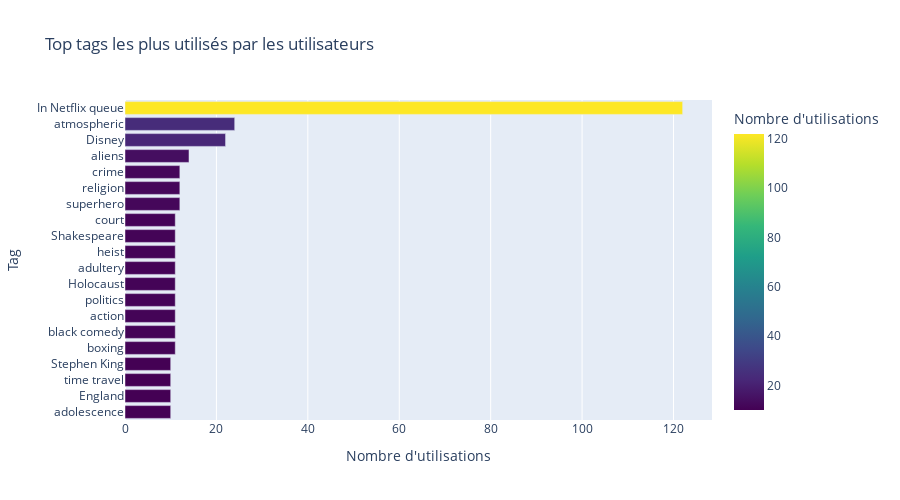

The cell this chart's notebook holds for it:
### Markdown cell above
## Top tags utilisés par les utilisateurs de la plateforme

### Code cell
#output_dir = Path("output")
#output_dir.mkdir(exist_ok=True)

tag_usage_file = output_dir / "user_tag_stats.parquet"
meta_file = output_dir / "meta_users_behavior.json"


# Recupération des métriques d'API pour surveiller les changements :

# analytics = client.get_analytics()

api_rating_count = analytics.rating_count
api_tag_count = analytics.tag_count

if meta_file.exists():
    with open(meta_file, 'r') as f:
        meta = json.load(f)
else:
    meta = {}

cached_rating_count = meta.get("rating_count", 0)
cached_tag_count = meta.get("tag_count", 0)

# tags souvent utilisés par certains utilisateurs

if tag_usage_file.exists() and cached_tag_count == api_tag_count:
    print("Chargement des données depuis le cache : tag utilsés")
    tag_usage_df = pd.read_parquet(tag_usage_file)
else:
    print("Récuperation des tags depuis l'API...")
    
    tag_counter = Counter()
    limit = 200
    skip = 0
    while True:
        batch = client.list_tags(limit=limit, skip=skip, output_format='dict')
        if not batch:
            break
        for tag in batch:
            tag_text = tag.get("tag", "")
            tag_counter[tag_text] += 1
        skip += limit
        time.sleep(0.5)

    # Construction du DataFrame

    tag_usage_data = [
        {"tag": tag, "count": count}
        for tag, count in tag_counter.items()
    ]
    tag_usage_df = pd.DataFrame(tag_usage_data)
    tag_usage_df = tag_usage_df[tag_usage_df['tag'] != '']  # Exclure les tags vides
    tag_usage_df = tag_usage_df.sort_values(by='count', ascending=False).head(20)

    # Sauvegarde du cache
    tag_usage_df.to_parquet(tag_usage_file, index=False)
    
fig4 = px.bar(
        tag_usage_df,
        x='count',
        y='tag',
        orientation='h',
        title='Top tags les plus utilisés par les utilisateurs',
        labels={'count': 'Nombre d\'utilisations', 'tag': 'Tag'},
        color='count',
        color_continuous_scale='Viridis'
    )
fig4.update_layout(
        yaxis={'categoryorder': 'total ascending'},
        height=500
)

fig4.show()
save_fig(fig4, "top_tags")

with open(meta_file, 'w') as f:
    json.dump({"rating_count": api_rating_count,
               "tag_count": api_tag_count
              }, f)

### Figure 1 — Plotly figure (JSON) as saved in the notebook; plotly's stock layout.template omitted (floating-point values rounded to 4 significant figures)
{"data": [{"hovertemplate": "Nombre d'utilisations=%{marker.color}<br>Tag=%{y}<extra></extra>", "legendgroup": "", "marker": {"color": [122, 24, 22, 14, 12, 12, 12, 11, 11, 11, 11, 11, 11, 11, 11, 11, 10, 10, 10, 10], "coloraxis": "coloraxis", "pattern": {"shape": ""}}, "name": "", "orientation": "h", "showlegend": false, "textposition": "auto", "type": "bar", "x": [122, 24, 22, 14, 12, 12, 12, 11, 11, 11, 11, 11, 11, 11, 11, 11, 10, 10, 10, 10], "xaxis": "x", "y": ["In Netflix queue", "atmospheric", "Disney", "aliens", "superhero", "religion", "crime", "boxing", "black comedy", "action", "politics", "Holocaust", "adultery", "heist", "Shakespeare", "court", "adolescence", "England", "time travel", "Stephen King"], "yaxis": "y"}], "layout": {"barmode": "relative", "coloraxis": {"colorbar": {"title": {"text": "Nombre d'utilisations"}}, "colorscale": [[0, "#440154"], [0.1111, "#482878"], [0.2222, "#3e4989"], [0.3333, "#31688e"], [0.4444, "#26828e"], [0.5556, "#1f9e89"], [0.6667, "#35b779"], [0.7778, "#6ece58"], [0.8889, "#b5de2b"], [1, "#fde725"]]}, "height": 500, "legend": {"tracegroupgap": 0}, "title": {"text": "Top tags les plus utilisés par les utilisateurs"}, "xaxis": {"anchor": "y", "domain": [0, 1], "title": {"text": "Nombre d'utilisations"}}, "yaxis": {"anchor": "x", "categoryorder": "total ascending", "domain": [0, 1], "title": {"text": "Tag"}}}}
